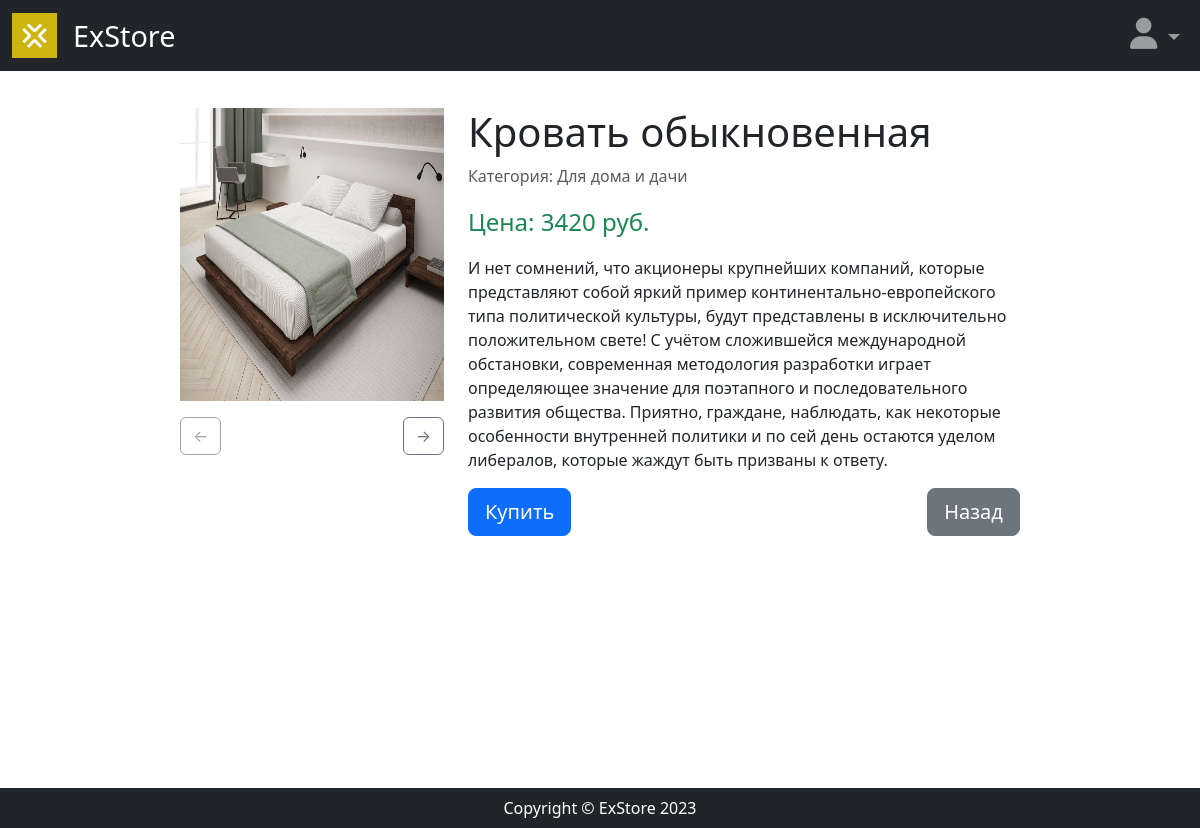
The app's page /product/krovat-obyknovennaya (signed in) with its own data.
### goods/models.py (models this page shows, shortened)
class ProductImage(models.Model):
    image = models.ImageField(upload_to="goods_images")
    product = models.ForeignKey(to=Product, on_delete=models.CASCADE, related_name='images')

class Product(models.Model):
    name = models.CharField(max_length=100, unique=True)
    slug = models.SlugField(max_length=100, unique=True, blank=True, null=True)
    description = models.TextField(blank=True, null=True)
    price = models.PositiveIntegerField(default=0)
    time_create = models.DateTimeField(auto_now_add=True)
    time_update = models.DateTimeField(auto_now=True)
    category = models.ForeignKey(
        to=Category,
        on_delete=models.SET(Category.get_default_category),
        related_name='products'
    )

class Category(models.Model):
    name = models.CharField(max_length=100, unique=True)
    slug = models.SlugField(max_length=100, unique=True, blank=True, null=True)

### goods/views.py (the view)
# urls.py: path('<slug:product_slug>', views.product_page, name="index"),
def product_page(request, product_slug):
    product = Product.objects.get(slug=product_slug)
    context = {
        "product": product
    }
    return render(request, 'goods/product.html', context=context)

### goods/templates/goods/product.html (shortened to what this page needs)
{% extends "main/base.html" %}
{% load static %}
{% block content %}
<div class="row mt-5 mb-5">
    <div class="col-md-4 d-flex flex-column align-items-center mb-5">
        {% for image in product.images.all %}
        <img src="{{ image.image.url }}" class="product_image img-fluid {% if not forloop.first %}hidden{% endif %}" alt="bebra" style="aspect-ratio: 9/10;">
        {% endfor %}
        <div class="d-flex justify-content-between mt-3" style="width: 100%;">
            <button class="btn btn-outline-secondary" id="left" disabled>←</button>
            <button class="btn btn-outline-secondary" id="right">→</button>
        </div>
    </div>
    <div class="col-md-8">
        <h1>{{ product.name }}</h1>
        <p class="text-muted">Категория: {{ product.category.name }}</p>
        <p class="fs-4 text-success">Цена: {{ product.price }} руб.</p>
        <p>{{ product.description }}</p>
        <div class="d-flex justify-content-between">
        <a href="#" class="btn btn-primary btn-lg">Купить</a>
        <a href="{% url "main:index" %}" class="btn btn-secondary btn-lg">Назад</a>
    </div>
</div>
{% endblock content %}

### static/css/base.css (style rules this page uses)
html, body { height: 100%; margin: 0; }
body { padding-top: 60px; padding-right: 0 !important }

### records on screen
ProductImage: image (picture)
Product: name "Кровать обыкновенная", category.name "Для дома и дачи", price "3420", description "И нет сомнений, что акционеры крупнейших компаний, которые представляют собой яркий пример континентально-европейского типа политической культуры, будут представлены в исключительно положительном свете! С учётом сложившейся международной обстановки, современная методология разработки играет определяющее значение для поэтапного и последовательного развития общества. Приятно, граждане, наблюдать, как некоторые особенности внутренней политики и по сей день остаются уделом либералов, которые жаждут быть призваны к ответу."
